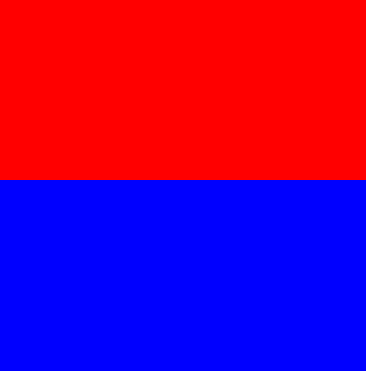
#> input picture Histogram/red_blue.jpg, 366 x 371 px
$ python histogram.py
#> lines starting #> are read from the running program, lines starting #| are printed output that depends on the picture
# -*- coding: utf-8 -*-
"""
Created on Tue Nov  2 17:22:44 2021

@author: Burak Atestepe
"""
import cv2
import matplotlib.pyplot as plt
import numpy as np

img = cv2.imread("red_blue.jpg")
#> img is the input picture: shape (371, 366, 3); mean B, G, R 131.3, 0, 123.7
img_vis = cv2.cvtColor(img,cv2.COLOR_BGR2RGB)
plt.figure(), plt.imshow(img_vis), plt.title("original"), plt.show()

#channel = rgb r = 0 g=1 b = 2
img_hist = cv2.calcHist([img], channels = [0], mask = None, histSize= [256], ranges = [0,256])
#> img_hist = 256 values, max 69906 at index 255, min 0 at index 1, mean 530.4
print(img_hist.shape)
#| (256, 1)
plt.figure(), plt.plot(img_hist)

color = ("b","r","g")
plt.figure()
for i, c in enumerate(color):
    hist = cv2.calcHist([img], channels = [i], mask = None, histSize= [256], ranges = [0,256])
    plt.plot(hist,color = c)


golden_gate  = cv2.imread("goldenGate.jpg")
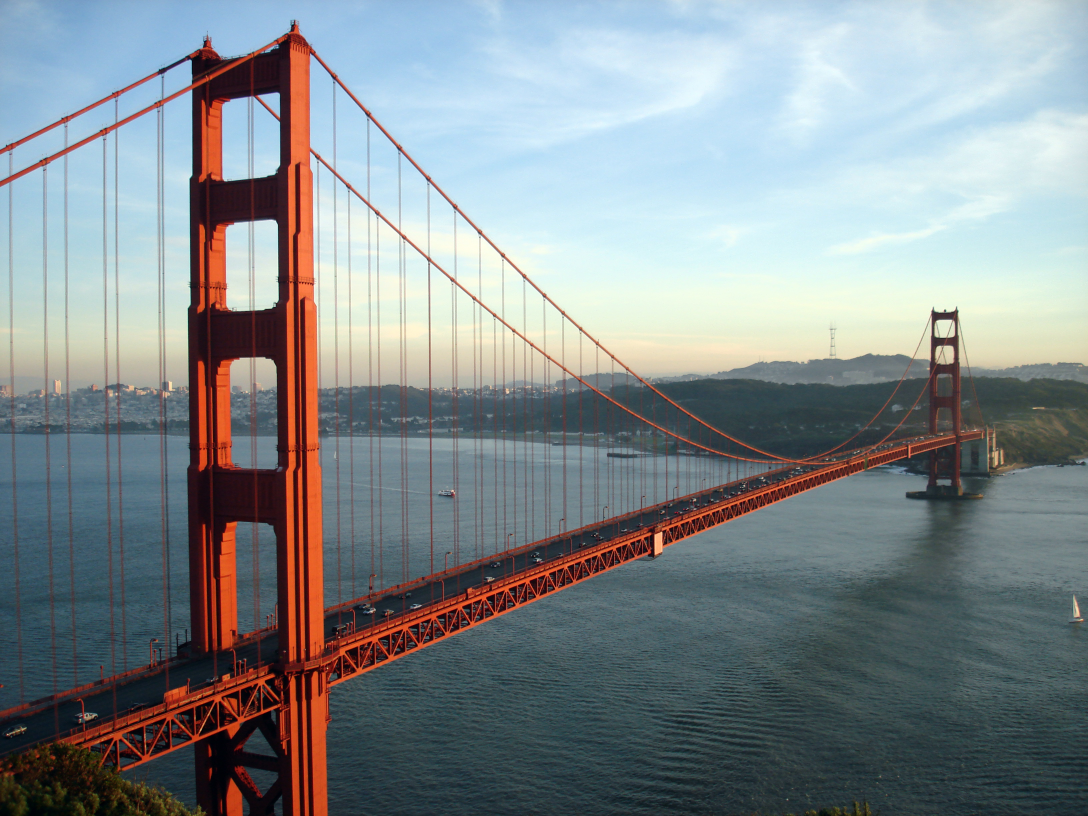
#> input picture Histogram/goldenGate.jpg, 3264 x 2448 px (shown at 1/3 size)
#> golden_gate is the input picture: shape (2448, 3264, 3); mean B, G, R 141.3, 138.3, 130.3
golden_gate_vis = cv2.cvtColor(golden_gate,cv2.COLOR_BGR2RGB)
plt.figure(), plt.imshow(golden_gate_vis)

mask = np.zeros(golden_gate.shape[:2],np.uint8)
plt.figure(), plt.imshow(mask, cmap= "gray")

mask[1500:2000,1000:2000] = 255
plt.figure(), plt.imshow(mask, cmap= "gray")

masked_img_vis = cv2.bitwise_and(golden_gate_vis,golden_gate_vis,mask = mask)
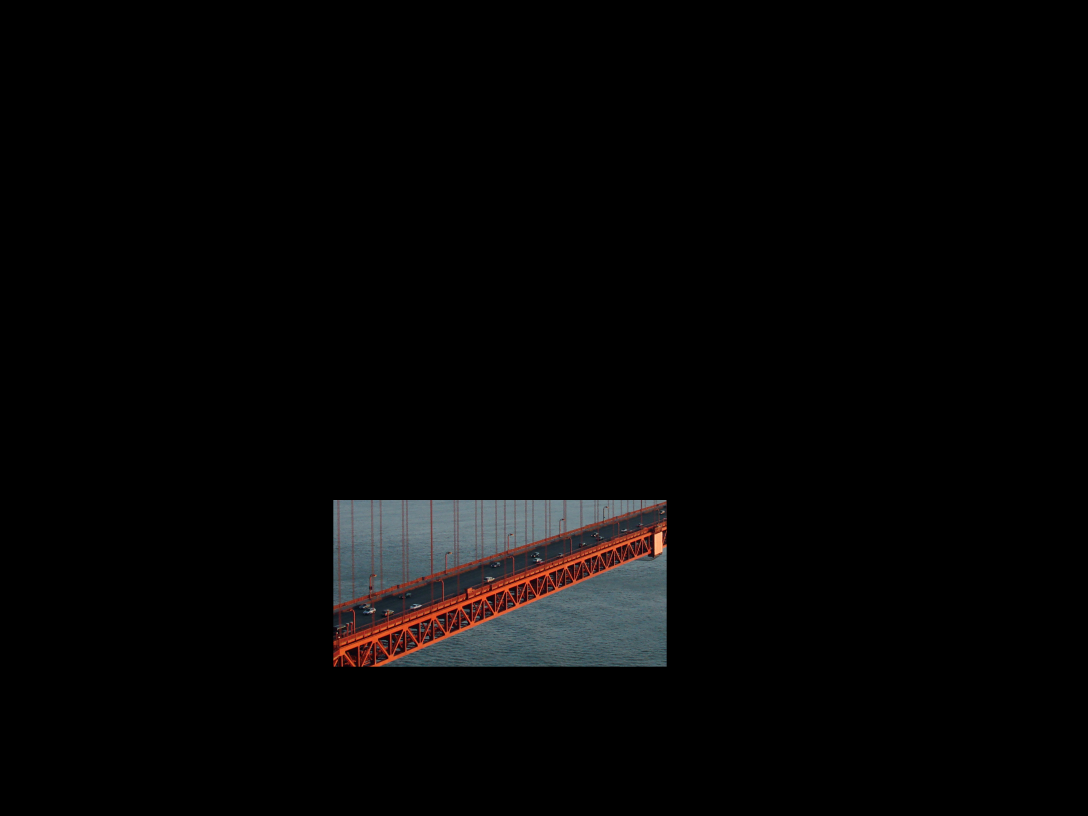
#> masked_img_vis: shape (2448, 3264, 3) (shown at 1/3 size); mean R, G, B 5.8, 5.3, 5.4
plt.figure(), plt.imshow(masked_img_vis)

masked_img = cv2.bitwise_and(golden_gate,golden_gate,mask = mask)
masked_img_hist= cv2.calcHist([golden_gate], channels = [0], mask = mask, histSize= [256], ranges = [0,256])
#> masked_img_hist = 256 values, max 7664 at index 105, min 0 at index 182, mean 1953.1
plt.figure(), plt.plot(masked_img_hist)


#histogram eşitleme
#karşıtlık arttırma

img = cv2.imread("hist_equ.jpg")
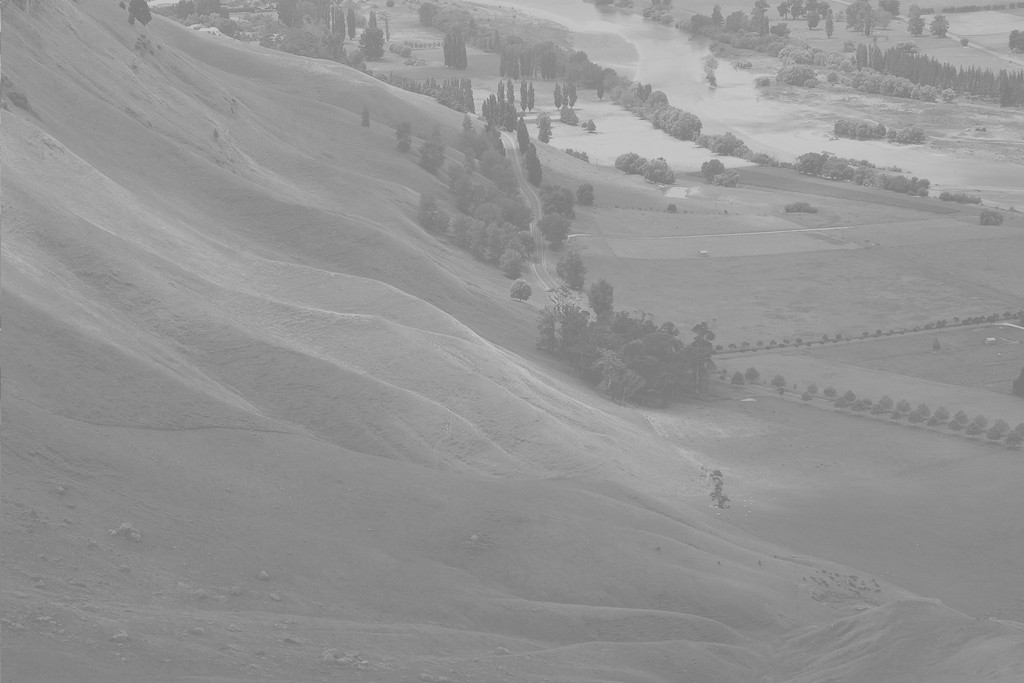
#> input picture Histogram/hist_equ.jpg, 1024 x 683 px
#> img is the input picture: shape (683, 1024, 3); min 114, max 208, mean 148
plt.figure(), plt.imshow(img, cmap= "gray")

img_hist = cv2.calcHist([golden_gate], channels = [0], mask = None, histSize= [256], ranges = [0,256])
#> img_hist = 256 values, max 163226 at index 247, min 4140 at index 1, mean 31212
#plt.figure(), plt.plot(img_hist)

#> (the run stopped early here; a loop or call above may not have finished)
